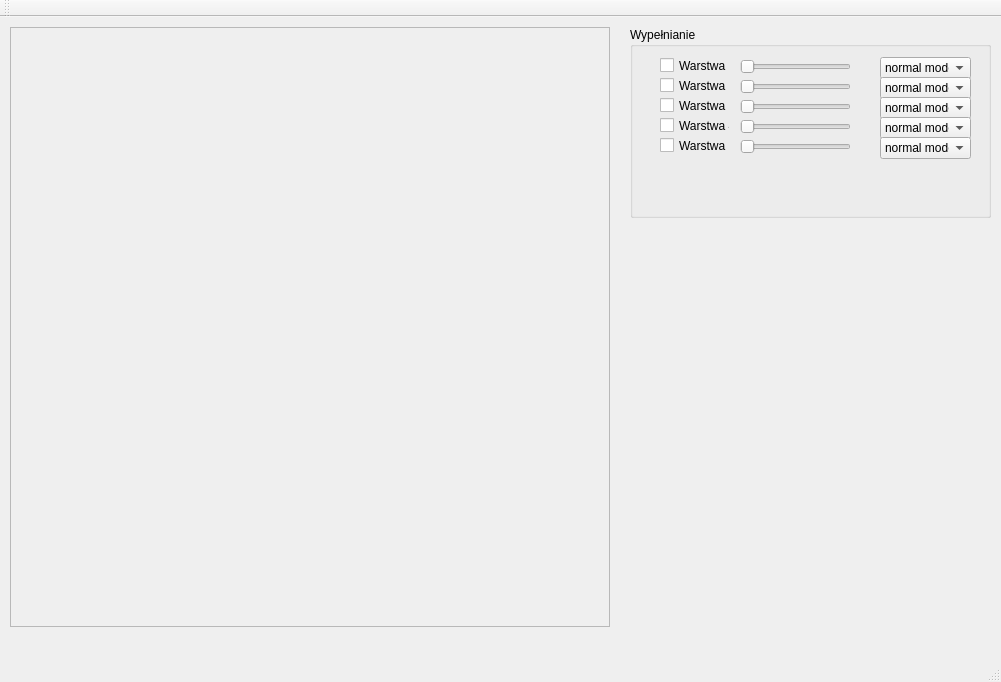
<?xml version="1.0" encoding="UTF-8"?>
<ui version="4.0">
 <class>MyWindow</class>
 <widget class="QMainWindow" name="MyWindow">
  <property name="geometry">
   <rect>
    <x>0</x>
    <y>0</y>
    <width>1001</width>
    <height>682</height>
   </rect>
  </property>
  <property name="windowTitle">
   <string>MyWindow</string>
  </property>
  <widget class="QWidget" name="centralWidget">
   <widget class="QFrame" name="rysujFrame">
    <property name="geometry">
     <rect>
      <x>10</x>
      <y>10</y>
      <width>600</width>
      <height>600</height>
     </rect>
    </property>
    <property name="frameShape">
     <enum>QFrame::StyledPanel</enum>
    </property>
    <property name="frameShadow">
     <enum>QFrame::Raised</enum>
    </property>
   </widget>
   <widget class="QGroupBox" name="groupBox">
    <property name="geometry">
     <rect>
      <x>630</x>
      <y>10</y>
      <width>361</width>
      <height>191</height>
     </rect>
    </property>
    <property name="title">
     <string>Wypełnianie</string>
    </property>
    <widget class="QCheckBox" name="checkBox1">
     <property name="enabled">
      <bool>true</bool>
     </property>
     <property name="geometry">
      <rect>
       <x>30</x>
       <y>30</y>
       <width>70</width>
       <height>17</height>
      </rect>
     </property>
     <property name="text">
      <string>Warstwa 1</string>
     </property>
    </widget>
    <widget class="QCheckBox" name="checkBox2">
     <property name="geometry">
      <rect>
       <x>30</x>
       <y>50</y>
       <width>70</width>
       <height>17</height>
      </rect>
     </property>
     <property name="text">
      <string>Warstwa 2</string>
     </property>
    </widget>
    <widget class="QCheckBox" name="checkBox3">
     <property name="geometry">
      <rect>
       <x>30</x>
       <y>70</y>
       <width>70</width>
       <height>17</height>
      </rect>
     </property>
     <property name="text">
      <string>Warstwa 3</string>
     </property>
    </widget>
    <widget class="QCheckBox" name="checkBox4">
     <property name="geometry">
      <rect>
       <x>30</x>
       <y>90</y>
       <width>70</width>
       <height>17</height>
      </rect>
     </property>
     <property name="text">
      <string>Warstwa 4</string>
     </property>
    </widget>
    <widget class="QCheckBox" name="checkBox5">
     <property name="geometry">
      <rect>
       <x>30</x>
       <y>110</y>
       <width>70</width>
       <height>17</height>
      </rect>
     </property>
     <property name="text">
      <string>Warstwa 5</string>
     </property>
    </widget>
    <widget class="QSlider" name="horizontalSlider1">
     <property name="geometry">
      <rect>
       <x>110</x>
       <y>30</y>
       <width>111</width>
       <height>20</height>
      </rect>
     </property>
     <property name="maximum">
      <number>100</number>
     </property>
     <property name="orientation">
      <enum>Qt::Horizontal</enum>
     </property>
    </widget>
    <widget class="QSlider" name="horizontalSlider2">
     <property name="geometry">
      <rect>
       <x>110</x>
       <y>50</y>
       <width>111</width>
       <height>20</height>
      </rect>
     </property>
     <property name="maximum">
      <number>100</number>
     </property>
     <property name="orientation">
      <enum>Qt::Horizontal</enum>
     </property>
    </widget>
    <widget class="QSlider" name="horizontalSlider3">
     <property name="geometry">
      <rect>
       <x>110</x>
       <y>70</y>
       <width>111</width>
       <height>20</height>
      </rect>
     </property>
     <property name="maximum">
      <number>100</number>
     </property>
     <property name="orientation">
      <enum>Qt::Horizontal</enum>
     </property>
    </widget>
    <widget class="QSlider" name="horizontalSlider4">
     <property name="geometry">
      <rect>
       <x>110</x>
       <y>90</y>
       <width>111</width>
       <height>20</height>
      </rect>
     </property>
     <property name="maximum">
      <number>100</number>
     </property>
     <property name="orientation">
      <enum>Qt::Horizontal</enum>
     </property>
    </widget>
    <widget class="QSlider" name="horizontalSlider5">
     <property name="geometry">
      <rect>
       <x>110</x>
       <y>110</y>
       <width>111</width>
       <height>20</height>
      </rect>
     </property>
     <property name="maximum">
      <number>100</number>
     </property>
     <property name="orientation">
      <enum>Qt::Horizontal</enum>
     </property>
    </widget>
    <widget class="QComboBox" name="comboBox">
     <property name="geometry">
      <rect>
       <x>250</x>
       <y>30</y>
       <width>91</width>
       <height>22</height>
      </rect>
     </property>
     <item>
      <property name="text">
       <string>normal mode</string>
      </property>
     </item>
     <item>
      <property name="text">
       <string>darken mode</string>
      </property>
     </item>
     <item>
      <property name="text">
       <string>lighten mode</string>
      </property>
     </item>
     <item>
      <property name="text">
       <string>difference mode</string>
      </property>
     </item>
     <item>
      <property name="text">
       <string>XOR mode</string>
      </property>
     </item>
    </widget>
    <widget class="QComboBox" name="comboBox_2">
     <property name="geometry">
      <rect>
       <x>250</x>
       <y>50</y>
       <width>91</width>
       <height>22</height>
      </rect>
     </property>
     <item>
      <property name="text">
       <string>normal mode</string>
      </property>
     </item>
     <item>
      <property name="text">
       <string>darken mode</string>
      </property>
     </item>
     <item>
      <property name="text">
       <string>lighten mode</string>
      </property>
     </item>
     <item>
      <property name="text">
       <string>difference mode</string>
      </property>
     </item>
     <item>
      <property name="text">
       <string>XOR mode</string>
      </property>
     </item>
    </widget>
    <widget class="QComboBox" name="comboBox_3">
     <property name="geometry">
      <rect>
       <x>250</x>
       <y>70</y>
       <width>91</width>
       <height>22</height>
      </rect>
     </property>
     <item>
      <property name="text">
       <string>normal mode</string>
      </property>
     </item>
     <item>
      <property name="text">
       <string>darken mode</string>
      </property>
     </item>
     <item>
      <property name="text">
       <string>lighten mode</string>
      </property>
     </item>
     <item>
      <property name="text">
       <string>difference mode</string>
      </property>
     </item>
     <item>
      <property name="text">
       <string>XOR mode</string>
      </property>
     </item>
    </widget>
    <widget class="QComboBox" name="comboBox_4">
     <property name="geometry">
      <rect>
       <x>250</x>
       <y>90</y>
       <width>91</width>
       <height>22</height>
      </rect>
     </property>
     <item>
      <property name="text">
       <string>normal mode</string>
      </property>
     </item>
     <item>
      <property name="text">
       <string>darken mode</string>
      </property>
     </item>
     <item>
      <property name="text">
       <string>lighten mode</string>
      </property>
     </item>
     <item>
      <property name="text">
       <string>difference mode</string>
      </property>
     </item>
     <item>
      <property name="text">
       <string>XOR mode</string>
      </property>
     </item>
    </widget>
    <widget class="QComboBox" name="comboBox_5">
     <property name="geometry">
      <rect>
       <x>250</x>
       <y>110</y>
       <width>91</width>
       <height>22</height>
      </rect>
     </property>
     <item>
      <property name="text">
       <string>normal mode</string>
      </property>
     </item>
     <item>
      <property name="text">
       <string>darken mode</string>
      </property>
     </item>
     <item>
      <property name="text">
       <string>lighten mode</string>
      </property>
     </item>
     <item>
      <property name="text">
       <string>difference mode</string>
      </property>
     </item>
     <item>
      <property name="text">
       <string>XOR mode</string>
      </property>
     </item>
    </widget>
   </widget>
  </widget>
  <widget class="QToolBar" name="mainToolBar">
   <attribute name="toolBarArea">
    <enum>TopToolBarArea</enum>
   </attribute>
   <attribute name="toolBarBreak">
    <bool>false</bool>
   </attribute>
  </widget>
  <widget class="QStatusBar" name="statusBar"/>
 </widget>
 <layoutdefault spacing="6" margin="11"/>
 <resources/>
 <connections/>
</ui>
